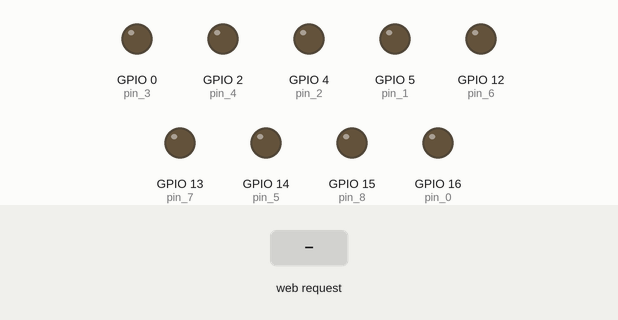
Recording of a sketch running on a simulated ESP8266 (NodeMCU). Parts: output pins drawn as LEDs (lit = HIGH). Inputs (shaded band) come from the test bench. WiFi joins after 1.5 s; servers stay silent unless stated; what the sketch prints to the serial monitor is not drawn.

Above: at 6.7 s.
6.8 s: HTTP request GET / received
At 8.1 s:
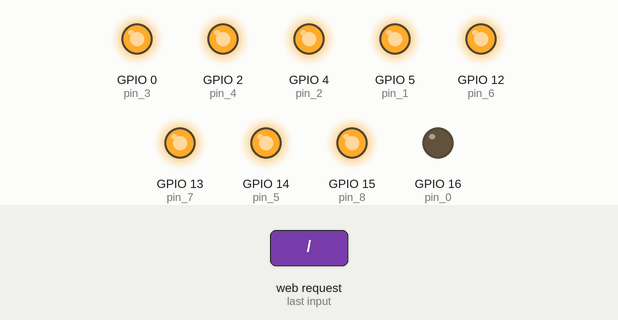
Timing chart, 0 to 9.8 s (numbered marks = the images above; inputs shaded):
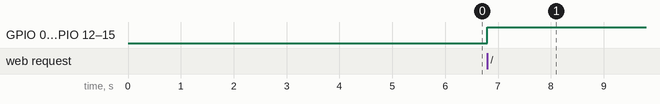

Measured:
- after the input at 6.8 s, GPIO 0 (pin_3), GPIO 2 (pin_4), GPIO 4 (pin_2), GPIO 5 (pin_1), GPIO 12 (pin_6), GPIO 13 (pin_7), GPIO 14 (pin_5), GPIO 15 (pin_8): LOW → HIGH at once

The sketch:

nodemcuwebserverled.ino
```cpp
//  Pick a LEDs connected to digital pins
//    Connect to WiFi
//    Start Web Server
//    Show page with buttons to pick LED pattern
//
//  Reference Links
//    Creating a Simple NodeMCU Web Server: https://www.teachmemicro.com/simple-nodemcu-web-server/
//    Add boards to IDE: http://arduino.esp8266.com/stable/package_esp8266com_index.json
//      Install Boards Manager - ESP8266
//      Reference NodeMCU 1.0 ESP-12E

// ------------------------------------------------------------------------------------------------------------------------
//  INCLUDES

#include <ESP8266WiFi.h>
#include <WiFiClient.h>
#include <ESP8266WebServer.h>

// ------------------------------------------------------------------------------------------------------------------------
// GLOBAL

// Network contants
const char* ssid = "gorideabike";
const char* password = "tomisthebomb";

//  Find/Replace contants
const String LED_STATE_KEY = "#LED_STATE_KEY#";

//  Instantiate server at port 80
ESP8266WebServer server(80);

//  ------------------------------------------------------------------------------------------------------------------------
//  INIT : WS2811
//  Wire configuration
//    [GND] Connects to ground
//    [DI]  (LED PIN) Add a 220 or 470 Ohm resistor between the Arduino digital output pin and
//      the strip data input pin to reduce noise on that line
//    [5V]  Connects to a +5V power supply
//  ------------------------------------------------------------------------------------------------------------------------

// Digital pin setup
int _digitalPin = 0;

int D_OFF = -1;
int D_0 = 0;
int D_1 = 1;
int D_2 = 2;
int D_3 = 3;
int D_4 = 4;
int D_5 = 5;
int D_6 = 6;
int D_7 = 7;
int D_8 = 8;

int totalPinOptions = 10;
int pinOptions[] = { D_OFF, D_0, D_1, D_2, D_3, D_4, D_5, D_6, D_7, D_8 };

//  NodeMCU Dev Kit IO pins and ESP8266 internal GPIO pins mapping: https://www.electronicwings.com/nodemcu/nodemcu-gpio-with-arduino-ide
int pin_0 = 16;
int pin_1 = 5;
int pin_2 = 4;
int pin_3 = 0;
int pin_4 = 2;
int pin_5 = 14;
int pin_6 = 12;
int pin_7 = 13;
int pin_8 = 15;

// ------------------------------------------------------------------------------------------------------------------------
void setup(void){
  //  power-up safety delay
  delay(3000);

  Serial.begin(115200);
  WiFi.begin(ssid, password);
  Serial.println("");

  //  Wait for connection
  while (WiFi.status() != WL_CONNECTED) {
    delay(500);
    Serial.print(".");
  }

  Serial.println("");
  Serial.print("Connected to ");
  Serial.println(ssid);
  Serial.print("IP address: ");
  Serial.println(WiFi.localIP());

  server.on("/", [](){
    GetHtmlPage(0);
  });

  delay(1000);

  ConfigureRoutes();

  server.begin();
  Serial.println("Web server started!");

  //  Setup digital pins
  pinMode(pin_0, OUTPUT);

  pinMode(pin_1, OUTPUT);
  pinMode(pin_2, OUTPUT);
  pinMode(pin_3, OUTPUT);
  pinMode(pin_4, OUTPUT);

  pinMode(pin_5, OUTPUT);
  pinMode(pin_6, OUTPUT);
  pinMode(pin_7, OUTPUT);
  pinMode(pin_8, OUTPUT);
}

//  ------------------------------------------------------------------------------------------------------------------------
void loop(void){
  server.handleClient();
}

//  ------------------------------------------------------------------------------------------------------------------------
void GetHtmlPage(int digitalPin){
  _digitalPin = digitalPin;

  ConfigureRoutes();

  SetDigitalPin(digitalPin);

  String pinButtons = "";
  Serial.println("Total Buttons: " + String(totalPinOptions));
  for(int i = 0; i < totalPinOptions; i++) {
    String buttonTag = GetButtonTag(pinOptions[i], digitalPin);

    Serial.println("Added: " + String(buttonTag));

    pinButtons += buttonTag;
  }

  String headerTags = "<header><link rel=\"stylesheet\" href=\"https://cdnjs.cloudflare.com/ajax/libs/mini.css/3.0.1/mini-default.min.css\"></header>";
  String title = "<title>LEDs</title>";
  String body = "<body>" + pinButtons + "<p>#LED_STATE_KEY#</p></body>";
  String pageTemplate = "<html>" + headerTags + title + body + "</html>";

  pageTemplate.replace(LED_STATE_KEY, String(digitalPin));
  String page = pageTemplate;

  server.send(200, "text/html", page);
}

//  ------------------------------------------------------------------------------------------------------------------------
void ConfigureRoutes() {
  /*
  for(int i = 0; i < totalPinOptions; i++) {
    int pinOption = pinOptions[i];
    server.on(("/" + String(pinOption)), [](){ GetHtmlPage(pinOption); } );
  }
  */
  server.on(("/" + String(D_OFF)), [](){ GetHtmlPage(D_OFF); } );

  server.on(("/" + String(D_0)), [](){ GetHtmlPage(D_0); } );

  server.on(("/" + String(D_1)), [](){ GetHtmlPage(D_1); } );
  server.on(("/" + String(D_2)), [](){ GetHtmlPage(D_2); } );
  server.on(("/" + String(D_3)), [](){ GetHtmlPage(D_3); } );
  server.on(("/" + String(D_4)), [](){ GetHtmlPage(D_4); } );

  server.on(("/" + String(D_5)), [](){ GetHtmlPage(D_5); } );
  server.on(("/" + String(D_6)), [](){ GetHtmlPage(D_6); } );
  server.on(("/" + String(D_7)), [](){ GetHtmlPage(D_7); } );
  server.on(("/" + String(D_8)), [](){ GetHtmlPage(D_8); } );
}

//  ------------------------------------------------------------------------------------------------------------------------
void SetDigitalPin(int digitalPin) {
  digitalWrite(pin_0, HIGH);

  digitalWrite(pin_1, HIGH);
  digitalWrite(pin_2, HIGH);
  digitalWrite(pin_3, HIGH);
  digitalWrite(pin_4, HIGH);

  digitalWrite(pin_5, HIGH);
  digitalWrite(pin_6, HIGH);
  digitalWrite(pin_7, HIGH);
  digitalWrite(pin_8, HIGH);

  if(digitalPin == D_0) { digitalWrite(pin_0, LOW); Serial.println("Digital 0"); }
  if(digitalPin == D_1) { digitalWrite(pin_1, LOW); Serial.println("Digital 1"); }
  if(digitalPin == D_2) { digitalWrite(pin_2, LOW); Serial.println("Digital 2"); }
  if(digitalPin == D_3) { digitalWrite(pin_3, LOW); Serial.println("Digital 3"); }
  if(digitalPin == D_4) { digitalWrite(pin_4, LOW); Serial.println("Digital 4"); }

  if(digitalPin == D_5) { digitalWrite(pin_5, LOW); Serial.println("Digital 5"); }
  if(digitalPin == D_6) { digitalWrite(pin_6, LOW); Serial.println("Digital 6"); }
  if(digitalPin == D_7) { digitalWrite(pin_7, LOW); Serial.println("Digital 7"); }
  if(digitalPin == D_8) { digitalWrite(pin_8, LOW); Serial.println("Digital 8"); }
}

//  ------------------------------------------------------------------------------------------------------------------------
String GetButtonTag(int route, int selectedRoute) {
  String SELECTED_BUTTON_KEY = "#SELECTED_BUTTON_KEY#";
  String text = "LED " + String(route);

  String buttonTag = "<a href=\"" + String(route) + "\"><button #SELECTED_BUTTON_KEY#>" + text + "</button></a>";

  if(selectedRoute == route) { buttonTag.replace(SELECTED_BUTTON_KEY, "class=\"inverse\""); }

  return buttonTag;
}

//EOL
```
